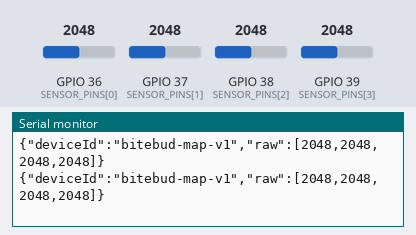
Recording of a sketch running on a simulated ESP32. On the bench: the last lines printed to the serial monitor. The test bench sets the inputs (shaded band); at power-on: GPIO 36 (SENSOR_PINS[0]) = 2048, GPIO 37 (SENSOR_PINS[1]) = 2048, GPIO 38 (SENSOR_PINS[2]) = 2048, GPIO 39 (SENSOR_PINS[3]) = 2048 (analog values on the 0–4095 scale).

Above: at 2.2 s.
2.3 s: GPIO 36 (SENSOR_PINS[0]) set to 2866
At 2.32 s:
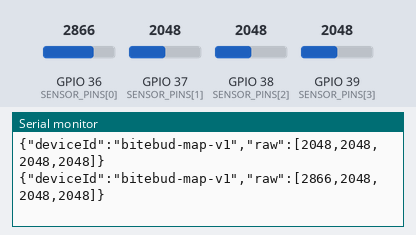
3.8 s: GPIO 37 (SENSOR_PINS[1]) set to 2866
At 3.82 s:
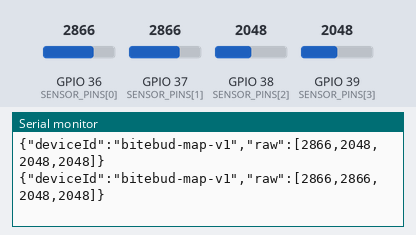
5.3 s: GPIO 38 (SENSOR_PINS[2]) set to 2866
At 5.32 s:
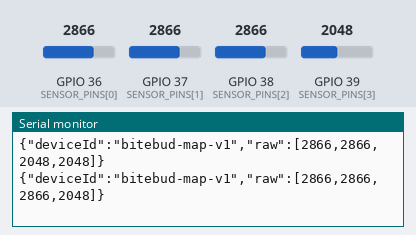
6.8 s: GPIO 39 (SENSOR_PINS[3]) set to 2866
At 6.82 s:
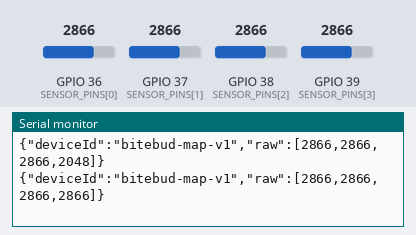
8.3 s: GPIO 36 (SENSOR_PINS[0]) set to 3972
At 8.32 s:
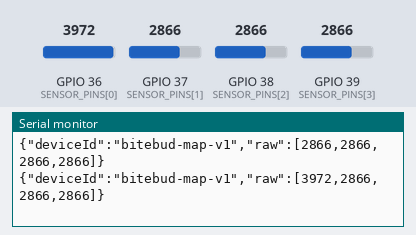
9.8 s: GPIO 37 (SENSOR_PINS[1]) set to 3972
At 9.82 s:
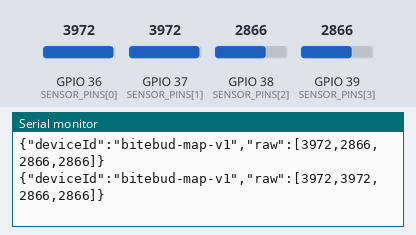
Timing chart, 0 to 12.3 s (numbered marks = the images above; inputs shaded):
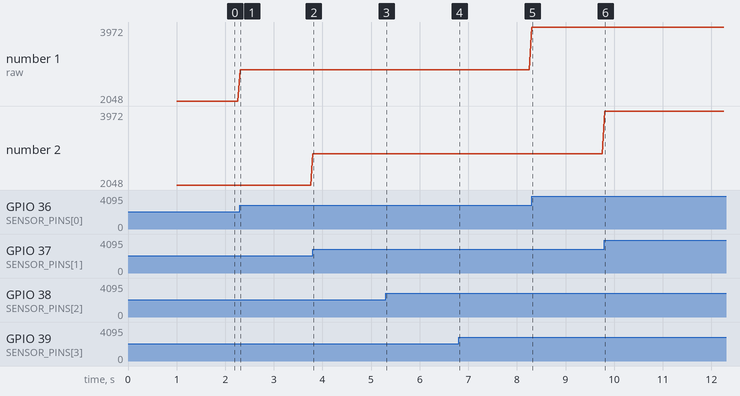

The sketch:

bitebud_pressure_map.ino
```cpp
/*
  BiteBud build V1: four electrode regions on ONE continuous Velostat sheet.
  Board: Arduino Nano ESP32 (Arduino ESP32 board package).
  Z1 -> A0, Z2 -> A1, Z3 -> A2, Z4 -> A3 (Arduino pin names).
  See output/prototype-v1/wiring.svg and BUILD_GUIDE.md for the complete circuit.
  Each sensing node has a 10k pulldown to GND, then 1k series to its ADC pin,
  with 100nF from the ADC pin to GND. Common opposing electrode -> 3V3.
  USB ONLY. No Wi-Fi credentials, batteries or network configuration required.
  Emits one JSON frame every 50ms; the Windows bridge posts it to the server.
  Tabletop testing only. This sketch does not validate infant use or force accuracy.
*/

const uint8_t SENSOR_PINS[4] = { A0, A1, A2, A3 };
const unsigned long FRAME_INTERVAL_MS = 50;
unsigned long lastFrameAt = 0;

void setup() {
  Serial.begin(115200);
  analogReadResolution(12);
  for (uint8_t i = 0; i < 4; i++) {
    pinMode(SENSOR_PINS[i], INPUT);
    analogSetPinAttenuation(SENSOR_PINS[i], ADC_11db);
  }
  delay(1000);
}

void loop() {
  const unsigned long now = millis();
  if (now - lastFrameAt < FRAME_INTERVAL_MS) return;
  lastFrameAt = now;
  uint16_t raw[4];
  for (uint8_t i = 0; i < 4; i++) {
    // Discard the first conversion after switching ADC channel.
    analogRead(SENSOR_PINS[i]);
    uint32_t total = 0;
    for (uint8_t sample = 0; sample < 8; sample++) total += analogRead(SENSOR_PINS[i]);
    raw[i] = total / 8;
  }
  Serial.print("{\"deviceId\":\"bitebud-map-v1\",\"raw\":[");
  for (uint8_t i = 0; i < 4; i++) {
    if (i) Serial.print(',');
    Serial.print(raw[i]);
  }
  Serial.println("]}");
}
```

Measured:
- after the input at 2.3 s, the serial monitor: prints a new line at once (image 1)
- after the input at 3.8 s, the serial monitor: prints a new line at once (image 2)
- after the input at 5.3 s, the serial monitor: prints a new line at once (image 3)
- after the input at 6.8 s, the serial monitor: prints a new line at once (image 4)
- after the input at 8.3 s, the serial monitor: prints a new line at once (image 5)
- after the input at 9.8 s, the serial monitor: prints a new line at once (image 6)
- plotted number 1: 2048 → 2866 after the input at 2.3 s, 2866 → 3972 after the input at 8.3 s
